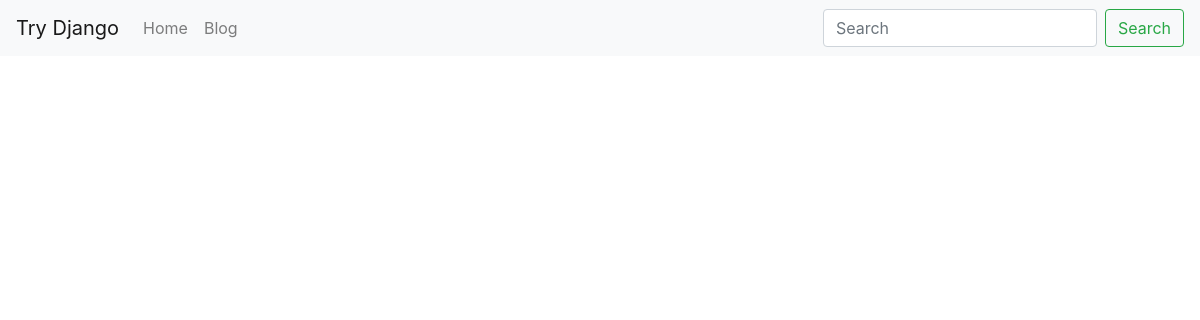
/blog/, run on an earlier commit of the app's database.
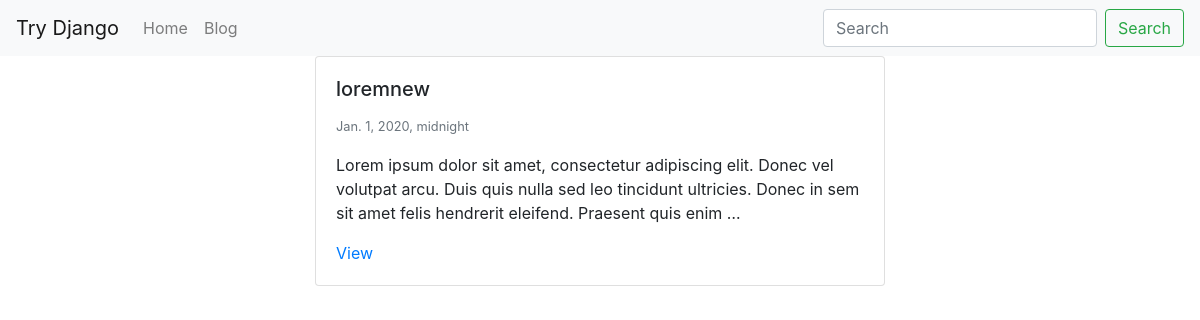
And on a later commit of the database.
### blog/models.py (models this page shows, shortened)
class BlogPost(models.Model): #blogpost_set -> queryset
    user = models.ForeignKey(User, default=1, null=True, on_delete=models.SET_NULL)
    title = models.CharField(max_length=120)
    slug = models.SlugField(unique=True) # hello world -> hello-world
    content = models.TextField(null=True, blank=True)
    publish_date = models.DateTimeField(auto_now=False, auto_now_add=False, null=True)
    timestamp = models.DateTimeField(auto_now_add=True)
    updated = models.DateTimeField(auto_now=True)
    objects = BlogPostManager()
    class Meta:
        ordering = ["-publish_date", "-updated", "-timestamp"]
    def get_absolute_url(self):
        return f"/blog/{self.slug}"

### blog/views.py (the view)
# urls.py: path('', blog_post_list_view),
def blog_post_list_view(request):
    qs = BlogPost.objects.all().published()
    if request.user.is_authenticated:
        my_qs = BlogPost.objects.filter(user=request.user)
        qs = (qs | my_qs).distinct()
    template_name = "blog/list.html"
    context = {"object_list": qs}
    return render(request, template_name, context)

### blog/models.py (called while the page is built)
    def published(self):
        now = timezone.now()
        return self.filter(publish_date__lte=now)

    def get_queryset(self):
        return BlogPostQuerySet(self.model, using=self._db)

### blog/templates/blog/list.html
{% extends "base.html" %}
{% block content %}
<div class="row">
    {% for object in object_list %}
        {% include "blog/list-inline.html" with blog_post=object truncate=True detail=False %}
    {% endfor %}
</div>
{% endblock%}

### blog/templates/blog/list-inline.html (shortened to what this page needs)
<div class="col-12 col-md-6 mx-auto">
    <div class="card {% if not blog_post.publish_date %} border border-warning {% endif %}">
        <div class="card-body">
            <h5 class="card-title">{{ blog_post.title }}</h5>
            <p class="card-text">
                <small class="text-muted">{{ blog_post.publish_date }}</small>
                {% if truncate %}
                    {{ blog_post.content|linebreaks|truncatewords:30 }}
                {% else %}
                    <p class="card-text">{{ blog_post.content|linebreaks }}
                {% endif %}
            </p>
            {% if not detail %}
                <a href="{{ blog_post.get_absolute_url }}">View</a>
            {% endif %}
        </div>
    </div>
</div>

What changed in the data, as far as the page shows it:
now on this page (row edited): BlogPost: title "loremnew", publish_date "Jan. 1, 2020, midnight", content "Lorem ipsum dolor sit amet, consectetur adipiscing elit. Donec vel volutpat arcu. Duis quis nulla sed leo tincidunt ultricies. Donec in sem sit amet felis hendrerit eleifend. Praesent quis enim …"
